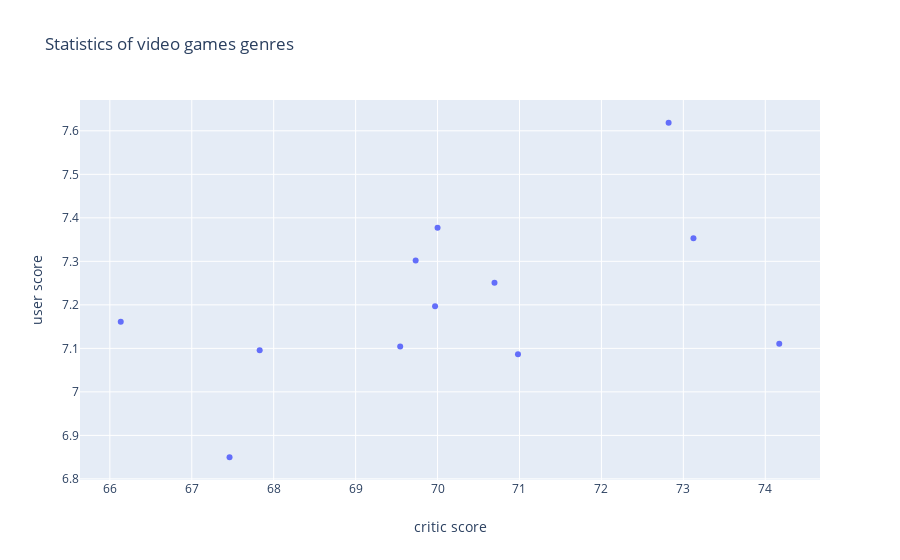

The notebook cell saved with this chart:
### Code cell
trace0 = go.Scatter(
    x=genres_df.Critic_Score,
    y=genres_df.User_Score,
    mode = 'markers'
)

data = [trace0]
layout = {'title': 'Statistics of video games genres', 'yaxis': {'title': 'user score'}, 
          'xaxis': {'title': 'critic score'}}

fig = go.Figure(data=data, layout=layout)

iplot(fig, show_link=False)

### Figure 1 — Plotly figure (JSON) as saved in the notebook; plotly's stock layout.template omitted (floating-point values rounded to 4 significant figures)
{"data": [{"mode": "markers", "type": "scatter", "x": [67.83, 66.13, 69.73, 67.46, 70, 70.69, 69.54, 72.82, 70.98, 69.97, 74.17, 73.12], "y": [7.096, 7.161, 7.302, 6.85, 7.377, 7.251, 7.104, 7.619, 7.086, 7.197, 7.111, 7.353]}], "layout": {"title": {"text": "Statistics of video games genres"}, "xaxis": {"title": {"text": "critic score"}}, "yaxis": {"title": {"text": "user score"}}}}
